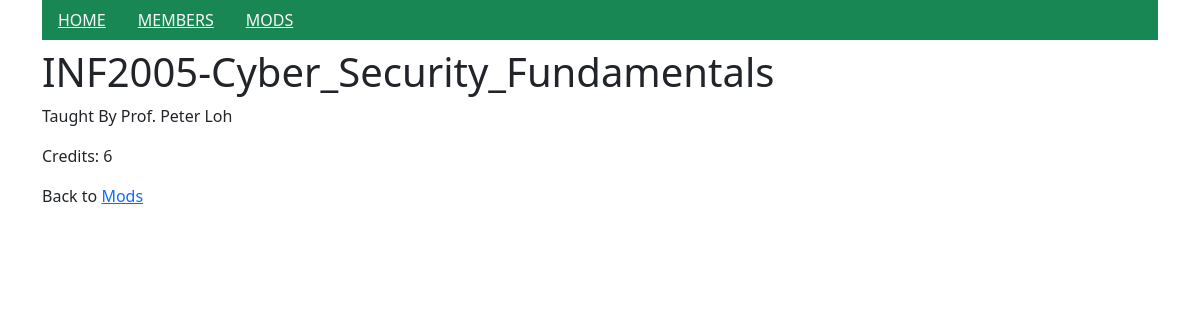
/mods/details/5, run on the app's committed database.
### members/models.py (models this page shows)
class Mods(models.Model):
    modname = models.CharField(max_length=255)
    taughtby = models.CharField(max_length=255)
    credits = models.IntegerField(null=True)

### members/views.py (the view)
# urls.py: path('mods/details/<int:id>', views.moddetails, name='mod_details'),
def moddetails(request, id):
    mymods = Mods.objects.get(id=id)
    template = loader.get_template('mod_details.html')
    context = {
        'mymods': mymods,
    }
    return HttpResponse(template.render(context, request))

### members/templates/mod_details.html (shortened to what this page needs)
{% extends "master.html" %}
{% block content %}
  <h1>{{ mymods.modname }}</h1>
  <p>Taught By Prof. {{ mymods.taughtby }}</p>
  <p>Credits: {{ mymods.credits }}</p>
  <p>Back to <a href="/mods">Mods</a></p>
{% endblock %}

### data on the page
Mods: modname "INF2005-Cyber_Security_Fundamentals", taughtby "Peter Loh", credits "6"
